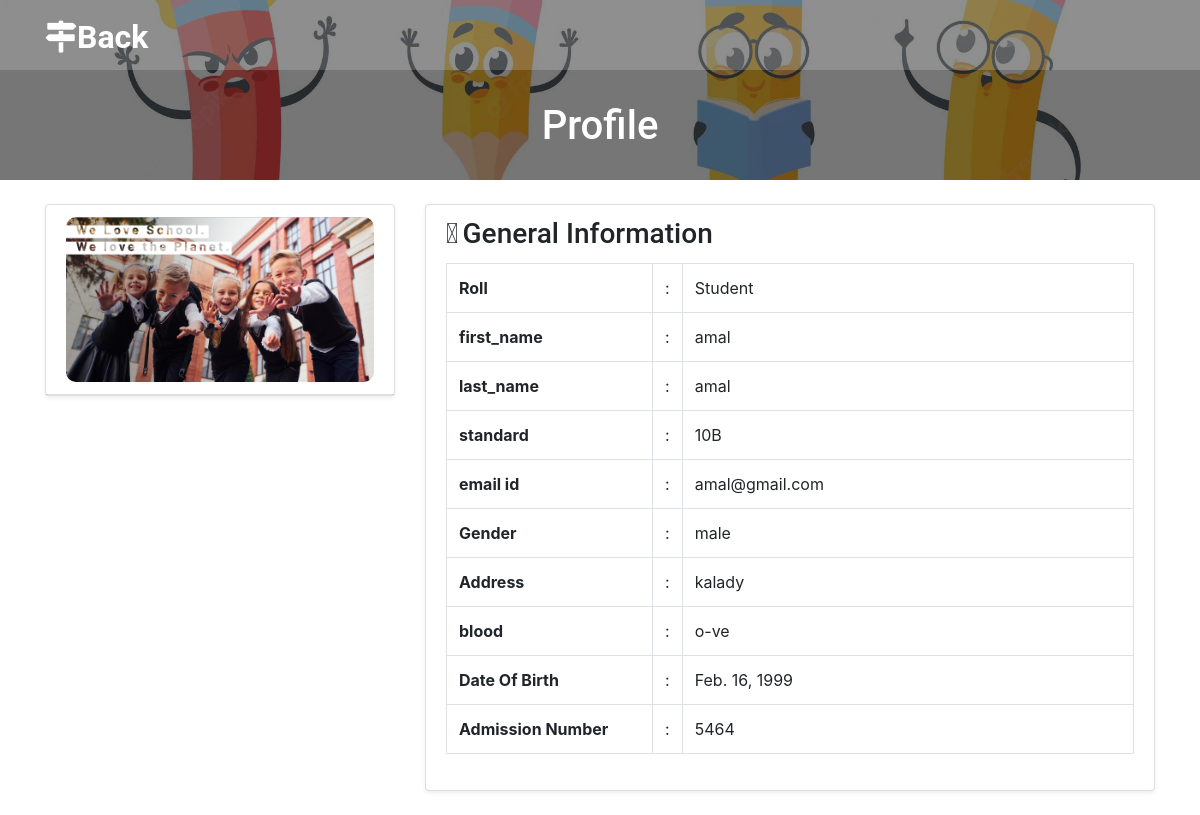
The app's page /s_details/ (signed in) with its own data.
### student/models.py (models this page shows, shortened)
class User(AbstractUser):
    username = models.CharField(max_length=100, null=True)
    password = models.CharField(max_length=8, null=True)
    email = models.EmailField(max_length=100, null=True, unique=True)
    first_name = models.CharField(max_length=100, null=True)
    last_name = models.CharField(max_length=100, null=True)
    address = models.CharField(max_length=100, null=True)
    gender_type = (('male', 'male'), ('female', 'female'), ('others', 'others'))
    gender = models.CharField(max_length=100, null=True, choices=gender_type)
    dob = models.DateField(null=True)
    mobile_no = models.CharField(max_length=10, null=True)
    date_joined = models.DateField(null=True)
    roll_type = (('Admin', 'Admin'), ('Teacher', 'Teacher'), ('Student', 'Student'))
    roll = models.CharField(max_length=100, null=True, choices=roll_type)
    blood_group = models.CharField(max_length=100, null=True)
    admission_number = models.IntegerField(null=True)
    standard_type = (('10A', '10A'), ('10B', '10B'), ('9A', '9A'), ('9B', '9B'), ('8A', '8A'), ('8B', '8B'))
    standard = models.CharField(max_length=10, null=True, choices=standard_type)
    Subject = models.ForeignKey(subject, on_delete=models.CASCADE, default=True, null=False)
    image = models.FileField(default=None)
    is_tutor = models.BooleanField(default=False)
    USERNAME_FIELD = 'email'
    REQUIRED_FIELDS = ['username', 'password']
    objects = UserManager()

### student/views.py (the view)
# urls.py: path('s_details/', views.s_details, name='s_details'),
def s_details(request):
    try:
        box = request.session['email']
        if box is not None:
            email = request.session['email']
            print(email)
            a = User.objects.filter(email=email)
            for i in a:
                print(i.admission_number)
            return render(request, 's_details.html', {'key': a})
    except:
        messages.info(request, 'Please Login')
        return redirect('sign')

### templates/s_details.html (shortened to what this page needs)
<!doctype html>
<html lang="en">
{% load static %}
<head>
    <link rel="stylesheet" href="{% static 'assets/css/style-starter.css' %}">
</head>
<body id="home">
<section class=" w3l-header-4 header-sticky">
    <header id="site-header" class="fixed-top">
        <div class="container">
            <nav class="navbar navbar-expand-lg navbar-dark stroke">
                <h1><a class="navbar-brand" href="{% url 'main' %}">
                    <span class="fa fa-map-signs"></span>Back
                </a></h1>
            </nav>
        </div>
    </header>
</section>
<section class="w3l-inner-banner-main">
    <div class="about-inner contact">
        <div class="breadcrumbs-sub">
            <h1 class="text-white">Profile</h1>
        </div>
    </div>
</section>
<section class="w3l-contact-info-main" id="contact">
    <div class="student-profile py-4">
        <div class="container">
            <div class="row">
                <div class="col-lg-4">
                    <div class="card shadow-sm">
                        <div class="card-header bg-transparent text-center">
                            {% for i in key %}
                            <img class="profile_img" src="/media/{{i.image}}"
                                 alt="">
                            {% endfor %}
                        </div>
                    </div>
                </div>
                <div class="col-lg-8">
                    <div class="card shadow-sm">
                        <div class="card-header bg-transparent border-0">
                            <h3 class="mb-0"><i class="far fa-clone pr-1"></i>General
                                Information</h3>
                        </div>
                        <div class="card-body pt-0">
                            <table class="table table-bordered">
                                {% for i in key %}
                                <tr>
                                    <th width="30%">Roll</th>
                                    <td width="2%">:</td>
                                    <td>{{i.roll}}</td>
                                </tr>
                                <tr>
                                    <th width="30%">first_name</th>
                                    <td width="2%">:</td>
                                    <td>{{i.first_name}}</td>
                                </tr>
                                <tr>
                                    <th width="30%">last_name</th>
                                    <td width="2%">:</td>
                                    <td>{{i.last_name}}</td>
                                </tr>
                                <tr>
                                    <th width="30%">standard</th>
                                    <td width="2%">:</td>
                                    <td>{{i.standard}}</td>
                                </tr>
                                <tr>
                                    <th width="30%">email id</th>
                                    <td width="2%">:</td>
                                    <td>{{i.email}}</td>
                                </tr>
                                <tr>
                                    <th width="30%">Gender</th>
                                    <td width="2%">:</td>
                                    <td>{{i.gender}}</td>
                                </tr>
                                <tr>
                                    <th width="30%">Address</th>
                                    <td width="2%">:</td>
                                    <td>{{i.address}}</td>
                                </tr>
                                <tr>
                                    <th width="30%">blood</th>
                                    <td width="2%">:</td>
                                    <td>{{i.blood_group}}</td>
                                </tr>
                                <tr>
                                    <th width="30%">Date Of Birth</th>
                                    <td width="2%">:</td>
                                    <td>{{i.dob}}</td>
                                </tr>
                                <tr>
                                    <th width="30%">Admission Number</th>
                                    <td width="2%">:</td>
                                    <td>{{i.admission_number}}</td>
                                </tr>
                                {% endfor %}
                            </table>
                        </div>
                    </div>
                </div>
            </div>
        </div>
    </div>
</section>
</body>
</html>

### records on screen
User: image (picture), roll "Student", first_name "amal", last_name "amal", standard "10B", email "amal@gmail.com", gender "male", address "kalady", blood_group "o-ve", dob "Feb. 16, 1999", admission_number "5464"
